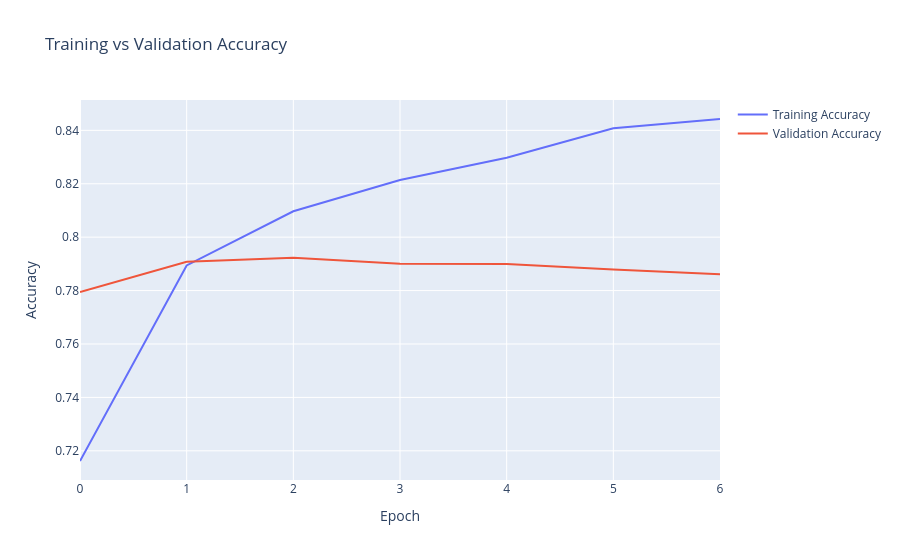

Here is the notebook cell this chart was saved with:
### Code cell
fig = go.Figure()

fig.add_trace(

    go.Scatter(

        y=history["train_accuracy"],

        mode="lines",

        name="Training Accuracy"

    )

)

fig.add_trace(

    go.Scatter(

        y=history["validation_accuracy"],

        mode="lines",

        name="Validation Accuracy"

    )

)

fig.update_layout(

    title="Training vs Validation Accuracy",

    xaxis_title="Epoch",

    yaxis_title="Accuracy"

)

fig.write_image(

    "../outputs/figures/validation_accuracy.png"

)

fig.show()

### Figure 1 — Plotly figure (JSON) as saved in the notebook; plotly's stock layout.template omitted (floating-point values rounded to 4 significant figures)
{"data": [{"mode": "lines", "name": "Training Accuracy", "type": "scatter", "y": [0.7162, 0.7894, 0.8097, 0.8214, 0.8297, 0.8408, 0.8442]}, {"mode": "lines", "name": "Validation Accuracy", "type": "scatter", "y": [0.7795, 0.7908, 0.7923, 0.7901, 0.79, 0.7879, 0.7861]}], "layout": {"title": {"text": "Training vs Validation Accuracy"}, "xaxis": {"title": {"text": "Epoch"}}, "yaxis": {"title": {"text": "Accuracy"}}}}
